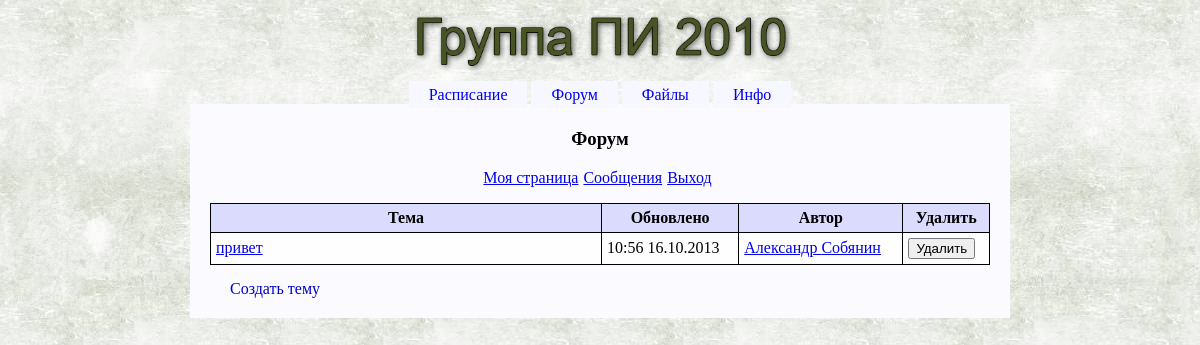
Page /forum.php (signed in) on the committed database.
### tables this page shows
CREATE TABLE IF NOT EXISTS `theme` (
  `id` int(11) NOT NULL AUTO_INCREMENT,
  `title` varchar(30) NOT NULL,
  `author` int(11) NOT NULL,
  `send` timestamp NOT NULL DEFAULT CURRENT_TIMESTAMP ON UPDATE CURRENT_TIMESTAMP,
  PRIMARY KEY (`id`)
);

CREATE TABLE IF NOT EXISTS `users` (
  `id` int(11) NOT NULL AUTO_INCREMENT,
  `login` varchar(20) NOT NULL,
  `password` varchar(32) NOT NULL,
  `position` int(11) NOT NULL DEFAULT '0',
  `firstname` varchar(20) DEFAULT NULL,
  `lastname` varchar(20) DEFAULT NULL,
  `birth` date DEFAULT NULL,
  `phone` varchar(12) DEFAULT NULL,
  `email` varchar(20) DEFAULT NULL,
  PRIMARY KEY (`id`)
);

### forum.php (the view, shortened to what this page needs)
<?php
include("./include/jsheader.php");
include("./include/nav.php");
?>
<section>
<h3>Форум</h3>
<?php
if(empty($_SESSION['login']) or empty($_SESSION['id'])) { ?>
<h3>Страница недоступна</h3>
<p>Привет, гость. <a href="./auth.php">Вход</a></p>
<?php
} else {
	include("./include/usermenu.php");
	include("./include/connect.php");
	$userid = intval($_SESSION['id']);
	$result = mysql_query("SELECT `position` FROM `users` WHERE `id` = '{$userid}'", $db) or die("Не могу выполнить запрос.");
	$position = mysql_fetch_assoc($result);
	$result = mysql_query("SELECT theme.id as themeId, theme.title, theme.author as themeAuthor, DATE_FORMAT(theme.send, '%H:%i %d.%m.%Y') as updated FROM theme", $db) or die("Не могу выполнить запрос.");
	if(mysql_num_rows($result) > 0) {
		include("./include/linktouser.php");
?>
<table class="forum">
	<tr>
		<th>Тема</th>
		<th>Обновлено</th>
		<th>Автор</th>
		<?php if($position > 0) echo '<th>Удалить</th>'; ?>
	</tr>
<?php while($themes = mysql_fetch_assoc($result)) { ?>
	<tr>
		<td class="msg">
		<a href="post.php?theme=<?php echo htmlspecialchars($themes['themeId']); ?>" target="_top"><?php echo htmlspecialchars($themes['title']); ?></a>
		</td>
		<td><?php echo htmlspecialchars($themes['updated']); ?></td>
		<td><?php echo linktouser($themes['themeAuthor']); ?></td>
		<?php if($position > 0) echo '<td><form action="./delete.php" method="post"><input type="text" value="'. $themes['themeId'] . '" name="themeid" hidden><input type="text" value="theme" name="what" hidden><input type="submit" value="Удалить"></form></td>'; ?>
	</tr>
<?php } ?>
</table>
<?php } ?>
<div class='spoiler'>
	<a class='spoiler-head' href='#'>Создать тему</a>
	</div>
<?php } ?>
</section>
</body>
</html>

### include/linktouser.php
<?php
function linktouser($input) {
	$authorId = intval($input);
	$result = mysql_query("SELECT `firstname`, `lastname` FROM `users` WHERE `id` = '{$authorId}'") or die("Не могу выполнить запрос.");
	$row = mysql_fetch_assoc($result);
	$return = '<a href="./user.php?id='. $authorId . '">' . htmlspecialchars($row['firstname']) . ' ' . htmlspecialchars($row['lastname']) . '</a>';
	return $return;
}

### style.css (style rules this page uses)
section { margin:auto; padding:5px 10px; background:#fafaff; width:800px; }
table { border-collapse:collapse; }
table, tbody, thead, th, tr, td { margin:auto; border:1px solid #000; padding:5px; }
table.forum { margin:10px auto; width:780px }
th { background:#dbdbfd; text-align:center; }
tr { background:#fefefe; text-align:left; }
td.msg { width:380px; }
.spoiler { position:relative; margin:15px 30px; text-align:left; }
.spoiler a.spoiler-head { background:#fafaff; display:block; color:#00c; text-decoration:none; }

### rows in the picture
theme: title "привет", updated "10:56 16.10.2013", users.firstname "Александр", users.lastname "Собянин"
